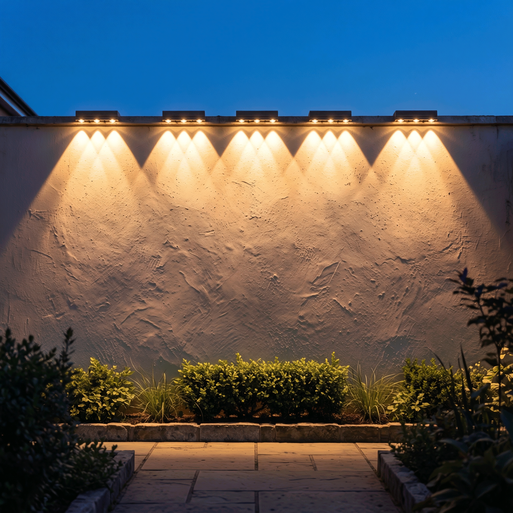
#> input picture round-4d-1a/checkpoints/07d423aa-cc73-4a12-ba7c-81b627755e79/OR_postresample.png, 513 x 513 px, shrunk from 1250 x 1250 before the run, found by its file name; the run also reads 1 picture not shown here
$ python edge_stage_pin.py
#> lines starting #> are read from the running program, lines starting #| are printed output that depends on the picture
### deepclean-worker/tools/checkpoint_attribution.py
"""checkpoint_attribution.py — V10 Priority-1 tool (zero vendor grades).

Metrics are diagnostics; they do not drive decisions until owner-approved.

Locates WHERE quality is lost in the remint chain by comparing each
checkpoint against a GEOMETRY-MATCHED reference (the original resampled
only to the checkpoint's lattice), so the measurements separate processing
damage from resampling itself.

Usage:
  python checkpoint_attribution.py <checkpoint_dir> [--jsonl out.jsonl]

The checkpoint dir (populated by setting DEEPCLEAN_CHECKPOINT_DIR on the
worker) contains:
  O0_source.png       the original
  O1_postwash.png     post-wash, pre-camera
  O2_precamera.png    post-camera, pre-stage-1-codec (chosen candidate)
  O3_stage1.png       delivered stage-one file (decoded)
  O4_preencode.png    finisher output pre-final-encode
  O5_final.png        final delivery (decoded)

For every checkpoint Oi: Ri = O0 resampled to Oi's geometry (LANCZOS).
Metrics are computed on the full frame + fixed positional bands (center,
top, left, bottom):
  EATR        p95 Sobel magnitude ratio  edge(Oi) / edge(Ri)
  HFTR_H0/H1/H2  band-RMS ratio (I-g0.7 / g0.7-g1.4 / g1.4-g4.0)
  rho1, rho2  spatial horizontal/vertical lag-1/2 correlation of Oi-Ri
  corr_len    first lag where smooth-residual autocorrelation < 0.1
  luma_rms    smooth-region residual RMS (LSB)
  chroma_rms  Cb/Cr residual RMS (LSB)

Transition losses between consecutive checkpoints feed the dominance bands:
  loss_i = max(|min(dEATR,0)|, |min(dHFTR,0)|)   (normalized and native)
  normalized: Ri = O0 resampled to Oi's geometry (resample cost removed)
  native:     Oi resampled to O0's geometry (resample cost INCLUDED)
  PRIMARY >=35% of attributable loss · CO-PRIMARY >=25% · SECONDARY 10-25% ·
  NEGLIGIBLE <10%. Runner-up ratio is confidence evidence only.
Report-only; no thresholds are production constants.
"""

import argparse
import json
import math
import os
import sys

import numpy as np
from PIL import Image, ImageFilter

CHECKPOINTS = [
    ("O0", "O0_source.png"),
    ("O1", "O1_postwash.png"),
    ("O2", "O2_precamera.png"),
    ("O3", "O3_stage1.png"),
    ("O4", "O4_preencode.png"),
    ("O5", "O5_final.png"),
]

# Fixed positional bands (normalized boxes x0,y0,x1,y1) — hand-auditable,
# registration-free (the chain can drift slightly). These are not semantic
# regions and must not be described as semantic masks.
POSITIONAL_BANDS = {
    "full": (0.0, 0.0, 1.0, 1.0),
    "center": (0.25, 0.25, 0.75, 0.75),
    "top": (0.15, 0.02, 0.85, 0.35),
    "left": (0.02, 0.25, 0.35, 0.75),
    "bottom": (0.15, 0.65, 0.85, 0.98),
}


def _load(path):
    return np.asarray(Image.open(path).convert("RGB")).astype(np.float64) / 255.0


def _luma(a):
    return 0.2126 * a[..., 0] + 0.7152 * a[..., 1] + 0.0722 * a[..., 2]


def _resample_to(a, shape):
    h, w = shape[:2]
    img = Image.fromarray((np.clip(a, 0.0, 1.0) * 255.0).astype(np.uint8))
    img = img.resize((w, h), Image.Resampling.LANCZOS)
    return np.asarray(img).astype(np.float64) / 255.0


# [5 lines left out: function _gauss, not called in this run]


def _crop(a, box):
    h, w = a.shape[:2]
    x0, y0, x1, y1 = box
    return a[int(y0 * h) : int(y1 * h), int(x0 * w) : int(x1 * w)]


def _edge_mag(y):
    gy, gx = np.gradient(y)
    return np.hypot(gx, gy)


def _edge_width_10_90(y):
    """Median run-length of strong gradient profile (proxy for 10-90%
    edge spread, V11 metric)."""
    mag = _edge_mag(y)
    thr = np.percentile(mag, 90)
    widths = []
    for axis in (0, 1):
        prof = np.max(mag, axis=1 - axis)
        above = prof > thr
        idx = np.where(np.diff(np.concatenate(([0], above.astype(int), [0]))))[0]
        for a, b in zip(idx[::2], idx[1::2]):
            if 2 <= (b - a) <= 64:
                widths.append(float(b - a))
    return float(np.median(widths)) if widths else 0.0


# [242 lines left out: functions _delta_e76, _staircase, _metrics_for, _masked_spatial_corr, _spatial_correlations, _combine and 1 more, not called in this run]


# [2 lines that do not run on import are left out]

### deepclean-worker/tools/edge_spread_audit.py
#!/usr/bin/env python3
"""edge_spread_audit.py — 4D-CAM-1 substage edge-spread diagnosis.

Answers the question C88 posed before any camera work:
  Is the edge-widening observed under optics_psf_scale 0.50
  (a) TRUE broadening of the edge transition (PSF/resample composition), or
  (b) RINGING — overshoot/undershoot moving the 10%/90% crossings outward
      while the monotonic fitted width stays put (scene-modulated sharpen)?

Uses only buffers already retrieved and hash-verified:
  OR_postresample.png  (post-resample, pre-camera) and
  O2_precamera.png     (post-camera, pre-codec) for B and C arms of 17 pairs.

Per isolated edge profile (subpixel-aligned, normalized to local step):
  - raw 10-90 width (px) with crossing-candidate count
  - monotonic (isotonic/PAVA) 10-90 width (px)
  - overshoot / undershoot (fraction of step height)
  - out-of-transition excess energy (fraction of step area)
Stratified by orientation (h/v) and contrast (per-image median split).
Diagnostic; no frozen file is modified and no thresholds are production law.
"""

import json
import sys
from pathlib import Path

import numpy as np
from PIL import Image, ImageFilter

TOOLS_DIR = Path(__file__).resolve().parent
WORKER_DIR = TOOLS_DIR.parent
ROOT = WORKER_DIR.parent
sys.path.insert(0, str(TOOLS_DIR))
sys.path.insert(0, str(WORKER_DIR))

import checkpoint_attribution as ca  # noqa: E402 (frozen primitives only)

CPS = ROOT / "round-4d-cam-1" / "checkpoints"
OUT = ROOT / "round-4d-cam-1" / "edge-spread-audit.json"

HALF_W = 21          # profile half-length in px
CENTER_SMOOTH = 0.5  # smoothing for edge-center detection only
PROFILE_CAP = 320    # max profiles per image


def isotonic(y):
    """Pool-adjacent-violators isotonic regression (non-decreasing)."""
    blocks_v, blocks_w = [], []
    for v in y:
        blocks_v.append(float(v))
        blocks_w.append(1.0)
        while len(blocks_v) >= 2 and blocks_v[-1] < blocks_v[-2]:
            w = blocks_w[-1] + blocks_w[-2]
            m = (blocks_v[-1] * blocks_w[-1] + blocks_v[-2] * blocks_w[-2]) / w
            blocks_v.pop(); blocks_w.pop()
            blocks_v.pop(); blocks_w.pop()
            blocks_v.append(m); blocks_w.append(w)
    edges = np.concatenate(([0], np.cumsum(blocks_w)))
    out = np.zeros(len(y))
    for i, (a, b) in enumerate(zip(edges[:-1], edges[1:])):
        out[int(a):int(b)] = blocks_v[i]
    return out


def _bilinear(a, y, x):
    y = np.clip(y, 0, a.shape[0] - 1.001)
    x = np.clip(x, 0, a.shape[1] - 1.001)
    y0, x0 = int(y), int(x)
    fy, fx = y - y0, x - x0
    return (a[y0, x0] * (1 - fy) * (1 - fx) + a[y0, x0 + 1] * (1 - fy) * fx
            + a[y0 + 1, x0] * fy * (1 - fx) + a[y0 + 1, x0 + 1] * fy * fx)


def edge_profiles(luma):
    """Return list of metric dicts for isolated strong edges in `luma`."""
    img = Image.fromarray((np.clip(luma, 0, 1) * 255).astype(np.uint8))
    sm = np.asarray(img.filter(ImageFilter.GaussianBlur(radius=CENTER_SMOOTH)),
                    dtype=np.float64) / 255.0
    gy, gx = np.gradient(sm)
    mag = np.hypot(gx, gy)
    thr = np.percentile(mag, 92.0)

    centers = []
    for cy in range(HALF_W, luma.shape[0] - HALF_W, 3):
        for cx in range(HALF_W, luma.shape[1] - HALF_W, 3):
            m = mag[cy, cx]
            if m < thr:
                continue
            dx, dy = gx[cy, cx], gy[cy, cx]
            norm = max(float(np.hypot(dx, dy)), 1e-9)
            ux, uy = dx / norm, dy / norm
            if (m >= _bilinear(mag, cy + uy, cx + ux) and
                    m >= _bilinear(mag, cy - uy, cx - ux) and
                    m >= _bilinear(mag, cy + 2 * uy, cx + 2 * ux) and
                    m >= _bilinear(mag, cy - 2 * uy, cx - 2 * ux)):
                centers.append((m, cy, cx))
    centers.sort(reverse=True)

    chosen, used = [], set()
    for m, cy, cx in centers:
        if len(chosen) >= PROFILE_CAP:
            break
        if any((cy - py) ** 2 + (cx - px) ** 2 <= 36 for py, px in used):
            continue
        used.add((cy, cx))
        chosen.append((cy, cx))

    rows = []
    for cy, cx in chosen:
        dx, dy = gx[cy, cx], gy[cy, cx]
        horizontal = abs(dy) >= abs(dx)  # edge runs along x; profile along y
        axis = 0 if horizontal else 1
        xs = np.arange(-HALF_W, HALF_W + 1, dtype=np.float64)
        raw = luma[cy - HALF_W:cy + HALF_W + 1, cx] if horizontal else luma[cy, cx - HALF_W:cx + HALF_W + 1]
        raw = raw.astype(np.float64)
        mline = mag[cy - HALF_W:cy + HALF_W + 1, cx] if horizontal else mag[cy, cx - HALF_W:cx + HALF_W + 1]
        # parabolic subpixel refinement of the magnitude peak along the profile
        idx = HALF_W
        if mline[idx - 1] + mline[idx + 1] - 2 * mline[idx] < 0:
            off = 0.5 * (mline[idx - 1] - mline[idx + 1]) / (mline[idx - 1] + mline[idx + 1] - 2 * mline[idx])
        else:
            off = 0.0
        p = np.interp(xs, xs - off, raw)
        lo, hi = np.percentile(p[np.abs(xs) >= 8], 5), np.percentile(p[np.abs(xs) >= 8], 95)
        step = hi - lo
        if step < 0.04:
            continue
        pn = (p - lo) / step
        if pn[HALF_W - 3] > pn[HALF_W + 3]:  # make rising
            pn = pn[::-1]
        # crossings of 0.1 and 0.9
        crosses = []
        for level in (0.1, 0.9):
            s = np.sign(pn - level)
            hits = np.where(np.diff(s) != 0)[0]
            crosses.extend([xs[h] + (level - pn[h]) / (pn[h + 1] - pn[h]) if pn[h + 1] != pn[h] else xs[h]
                            for h in hits])
        crosses = sorted(crosses)
        n_cross = len(crosses)
        if n_cross >= 2:
            raw_width = crosses[-1] - crosses[0]
        else:
            continue
        mono = isotonic(pn)
        c10 = np.interp(0.1, mono, xs)
        c90 = np.interp(0.9, mono, xs)
        mono_width = abs(c90 - c10)
        if mono_width < 0.2 or mono_width > 2 * HALF_W - 2:
            continue
        overshoot = float(max(0.0, pn.max() - 1.0))
        undershoot = float(max(0.0, -pn.min()))
        outside = np.abs(xs) > 0.75 * mono_width
        if outside.any():
            oot = float(np.mean(np.maximum(pn - 1.0, 0)[outside]) +
                        np.mean(np.maximum(-pn, 0)[outside]))
        else:
            oot = 0.0
        rows.append({
            "orientation": "h" if horizontal else "v",
            "contrast": float(step),
            "raw_width": float(raw_width),
            "mono_width": float(mono_width),
            "overshoot": overshoot,
            "undershoot": undershoot,
            "oot_energy": oot,
            "n_crossings": n_cross,
        })
    return rows


def summarize(rows):
    if not rows:
        return None
    keys = ("raw_width", "mono_width", "overshoot", "undershoot", "oot_energy", "n_crossings")
    med = {k: float(np.median([r[k] for r in rows])) for k in keys}
    med["n_profiles"] = len(rows)
    by_ori, by_con = {}, {}
    for ori in ("h", "v"):
        sub = [r for r in rows if r["orientation"] == ori]
        if sub:
            by_ori[ori] = {k: float(np.median([r[k] for r in sub]))
                           for k in ("raw_width", "mono_width", "overshoot", "oot_energy")}
            by_ori[ori]["n"] = len(sub)
    if rows:
        cmed = float(np.median([r["contrast"] for r in rows]))
        for tag, sub in (("high", [r for r in rows if r["contrast"] >= cmed]),
                         ("low", [r for r in rows if r["contrast"] < cmed])):
            if sub:
                by_con[tag] = {k: float(np.median([r[k] for r in sub]))
                               for k in ("raw_width", "mono_width", "overshoot", "oot_energy")}
                by_con[tag]["n"] = len(sub)
    med["by_orientation"] = by_ori
    med["by_contrast"] = by_con
    return med


# [37 lines left out: function main, not called in this run]


# [2 lines that do not run on import are left out]

### deepclean-worker/tools/edge_stage_pin.py
#!/usr/bin/env python3
"""edge_stage_pin.py — locate the stage where gate-6 edge widening appears.

For worst/best pairs: compute the frozen edge_width_10_90 metric (combined
bands) per stage (OR, O2, O5, R5) and ESF profiles on O5 vs R5.
"""

import json
import sys
from pathlib import Path

import numpy as np
from PIL import Image

TOOLS_DIR = Path(__file__).resolve().parent
WORKER_DIR = TOOLS_DIR.parent
ROOT = WORKER_DIR.parent
sys.path.insert(0, str(TOOLS_DIR))
sys.path.insert(0, str(WORKER_DIR))

import checkpoint_attribution as ca  # noqa: E402
from edge_spread_audit import edge_profiles, summarize  # noqa: E402

CPS = ROOT / "round-4d-cam-1" / "checkpoints"

# (image, seed, B, C) — worst 4 + best 1 from gate 6
CASES = [
    ("IMG-8", "lab-ctla1", "b7c88690-6e2d-4b83-8d5c-27597c22c329", "9dbf0b85-01d2-4284-a8ac-652777f2f037"),
    ("IMG-5", "lab-ctla1", "cdc39738-3f0c-4260-809d-12b60854acd5", "289a3098-2963-4a7e-b320-85affda102f6"),
    ("IMG-6", "lab-ctla1", "fb8e1d63-bcc8-4a4f-a770-34be1d9ee62d", "132fb974-2891-4c6c-8327-076316bd1aee"),
    ("IMG-7", "lab-ctla1", "b5bdd673-1fef-4cb5-80b6-946900e0331a", "b7093a06-853e-4acd-86d6-8116bba90cba"),
    ("IMG-8", "lab-ctla2", "ded27f0f-011d-49ce-93a3-cf4e1c0d1b00", "a29528bb-5b3e-4317-86e2-8907718d0aaa"),
]


def load(jid, fname):
    return ca._load(CPS / jid / fname)


def combined_ew(img):
    return float(np.mean([ca._edge_width_10_90(ca._luma(ca._crop(img, box)))
                          for box in ca.POSITIONAL_BANDS.values()]))


def main():
    out = []
    for img, seed, bid, cid in CASES:
        for tag, jid in (("B", bid), ("C", cid)):
            or_img = load(jid, "OR_postresample.png")
            o2_img = load(jid, "O2_precamera.png")
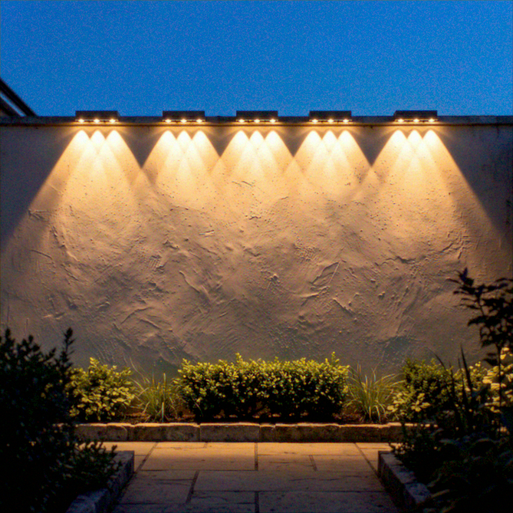
#> input picture round-4d-1a/checkpoints/07d423aa-cc73-4a12-ba7c-81b627755e79/O2_precamera.png, 513 x 513 px, shrunk from 1250 x 1250 before the run, found by its file name
            o5_img = load(jid, "O5_final.png")
            r5_img = ca._resample_to(load(jid, "O0_source.png"), o5_img.shape)
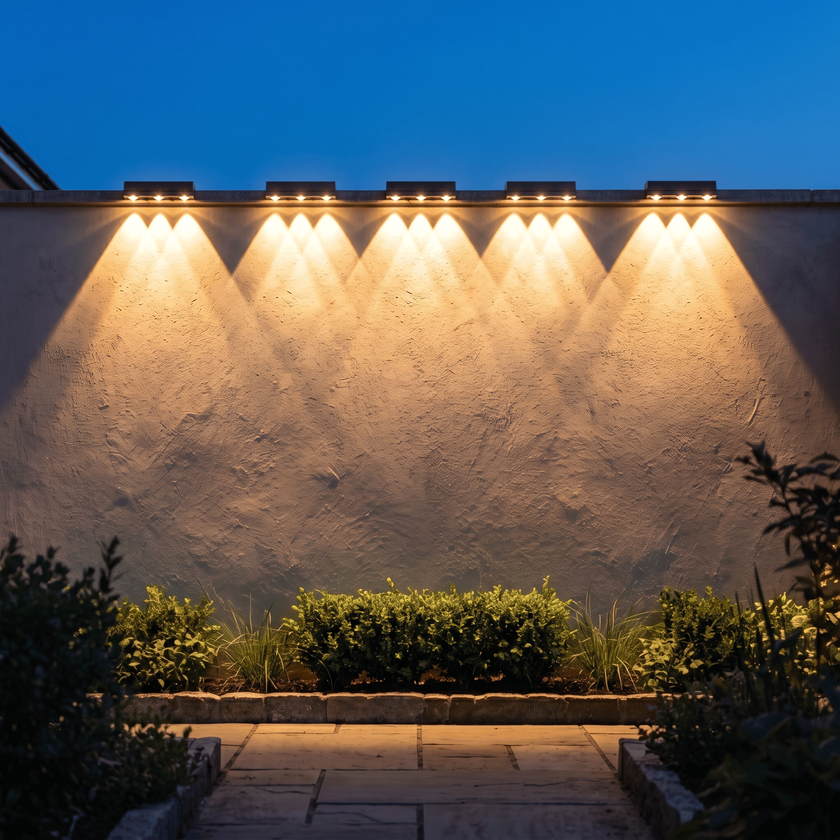
#> input picture round-4d-1a/checkpoints/07d423aa-cc73-4a12-ba7c-81b627755e79/O0_source.png, 840 x 840 px, shrunk from 2048 x 2048 before the run, found by its file name
#> in _resample_to, `h, w = shape[:2]`: h = 513
#> in _resample_to, img is the input picture: PIL image 840x840 RGB; mean R, G, B 91, 94, 95.1
            row = {
                "case": f"{img}/{seed}", "arm": tag,
                "ew_OR": round(combined_ew(or_img), 2),
                "ew_O2": round(combined_ew(o2_img), 2),
                "ew_O5": round(combined_ew(o5_img), 2),
                "ew_R5": round(combined_ew(r5_img), 2),
                "esf_O5": summarize(edge_profiles(ca._luma(o5_img))),
                "esf_R5": summarize(edge_profiles(ca._luma(r5_img))),
            }
#> in _edge_width_10_90, `thr = np.percentile(mag, 90)`: thr = 0.0745
#> the loop in _edge_width_10_90, `for axis in (0, 1):` made 2 passes
#> idx on pass 2: [0, 513]
#> after the loop in _edge_width_10_90, `for axis in (0, 1):`: widths = [34, 8, 5, 3]
#> the loop in _edge_width_10_90 (call 2), `for axis in (0, 1):` made 2 passes
#> idx on passes 1 to 2: [0, 222, 223, 256], [0, 256]
#> in _edge_mag (call 4), `return np.hypot(gx, gy)`:
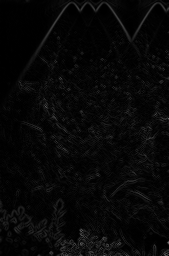
#> returned value: shape (256, 169) float64; min 0, max 0.424, mean 0.0299
#> in _edge_mag (call 5), `gy, gx = np.gradient(y)`:
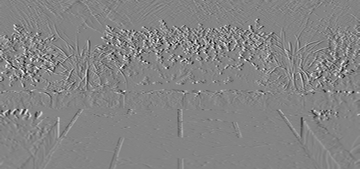
#> gx: shape (169, 360) float64; min -0.371, max 0.344, mean -8.22e-05; drawn with min black and max white
#> in _edge_mag (call 5), `return np.hypot(gx, gy)`:
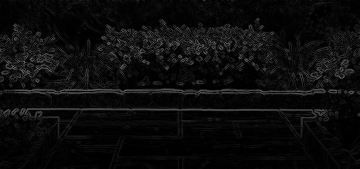
#> returned value: shape (169, 360) float64; min 0, max 0.445, mean 0.0488
#> in _edge_mag (call 7), `gy, gx = np.gradient(y)`:
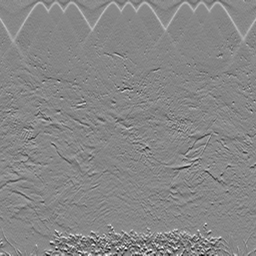
#> gy: shape (256, 256) float64; min -0.328, max 0.288, mean -0.00146; drawn with min black and max white
#> in _crop (call 8), `return a[int(y0 * h) : int(y1 * h), int(x0 * w) : int(x1 * w)]`:
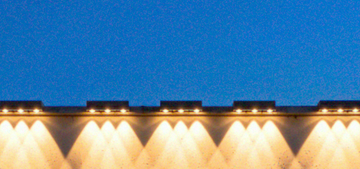
#> returned value: shape (169, 360, 3) float64; mean of channels 0, 1, 2 0.355, 0.533, 0.656; drawn as R, G, B
#> in edge_profiles, `thr = np.percentile(mag, 92.0)`: thr = 0.0638
#> the loop in edge_profiles, `for cy in range(HALF_W, luma.shape[0] - HALF_W, 3):` made 157 passes
#> the loop in edge_profiles, `for m, cy, cx in centers:` made 633 passes
#> (m, cy, cx) on passes 1 to 3: (0.25, 423, 102), (0.244, 423, 201), (0.243, 423, 411)
#> the loop in edge_profiles, `for cy, cx in chosen:` made 320 passes
#> (cy, cx) on passes 1 to 3: (423, 102), (423, 201), (423, 411)
#> the loop in summarize, `for tag, sub in (("high", [r for r in rows if r["contrast"] >= cmed]),..` made 2 passes
#> tag on passes 1 to 2: 'high', 'low'
#> the loop in edge_profiles (call 2), `for m, cy, cx in centers:` made 619 passes
#> (m, cy, cx) on passes 1 to 3: (0.299, 423, 129), (0.294, 390, 465), (0.283, 423, 204)
#> the loop in edge_profiles (call 2), `for cy, cx in chosen:` made 320 passes
#> (cy, cx) on passes 1 to 3: (423, 129), (390, 465), (423, 204)
#> the loop in summarize (call 2), `for tag, sub in (("high", [r for r in rows if r["contrast"] >= cmed]),..` made 2 passes
            s5, sr = row["esf_O5"], row["esf_R5"]
            print(f"{row['case']} {tag}: EW OR={row['ew_OR']} O2={row['ew_O2']} "
                  f"O5={row['ew_O5']} R5={row['ew_R5']} | ESF O5 raw={s5['raw_width']:.2f} "
                  f"mono={s5['mono_width']:.2f} os={s5['overshoot']:.4f} | "
                  f"ESF R5 raw={sr['raw_width']:.2f} mono={sr['mono_width']:.2f}", flush=True)
#| IMG-8/lab-ctla1 B: EW OR=10.4 O2=12.6 O5=12.5 R5=12.2 | ESF O5 raw=29.60 mono=26.46 os=0.0673 | ESF R5 raw=29.64 mono=26.87
            out.append(row)
    json.dump(out, open(ROOT / "round-4d-cam-1" / "edge-stage-pin.json", "w"), indent=1)
    print("saved edge-stage-pin.json")


if __name__ == "__main__":
    main()
